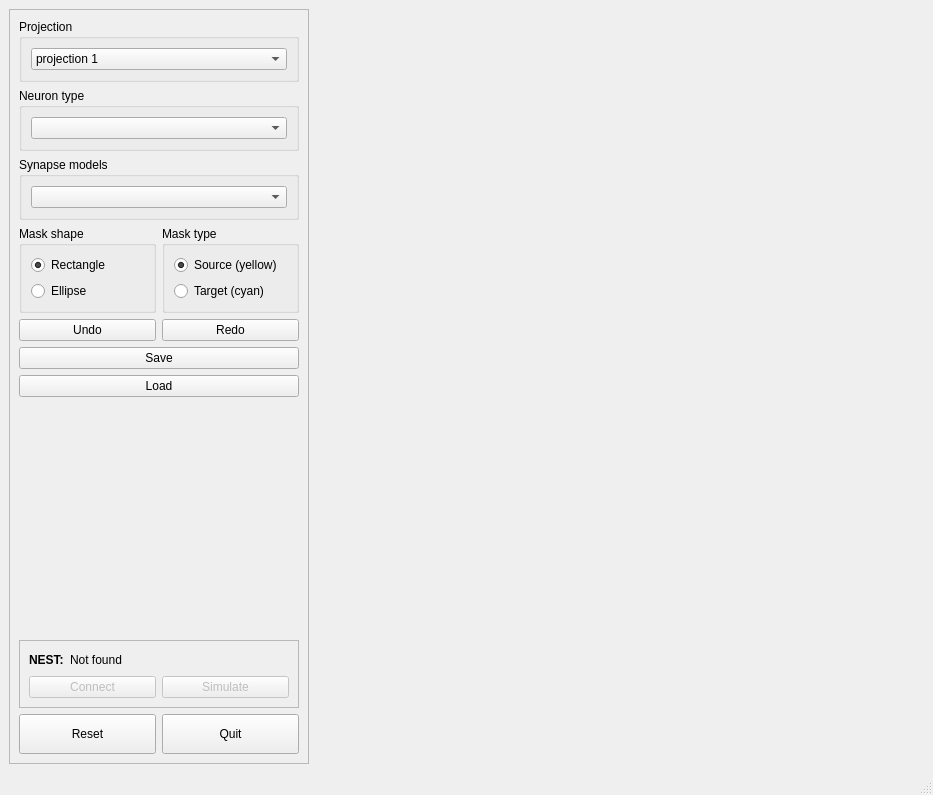
<?xml version="1.0" encoding="UTF-8"?>
<ui version="4.0">
 <class>AppUI</class>
 <widget class="QMainWindow" name="AppUI">
  <property name="geometry">
   <rect>
    <x>0</x>
    <y>0</y>
    <width>933</width>
    <height>795</height>
   </rect>
  </property>
  <property name="windowTitle">
   <string>NEST Connection App</string>
  </property>
  <widget class="QWidget" name="centralwidget">
   <layout class="QHBoxLayout" name="horizontalLayout_7">
    <item>
     <widget class="QFrame" name="frame">
      <property name="minimumSize">
       <size>
        <width>300</width>
        <height>400</height>
       </size>
      </property>
      <property name="maximumSize">
       <size>
        <width>300</width>
        <height>16777215</height>
       </size>
      </property>
      <property name="frameShape">
       <enum>QFrame::StyledPanel</enum>
      </property>
      <property name="frameShadow">
       <enum>QFrame::Raised</enum>
      </property>
      <layout class="QHBoxLayout" name="horizontalLayout_8">
       <item>
        <layout class="QVBoxLayout" name="verticalLayout">
         <property name="sizeConstraint">
          <enum>QLayout::SetMaximumSize</enum>
         </property>
         <item>
          <widget class="QGroupBox" name="groupBox_3">
           <property name="title">
            <string>Projection</string>
           </property>
           <property name="flat">
            <bool>false</bool>
           </property>
           <layout class="QHBoxLayout" name="horizontalLayout_6">
            <item>
             <layout class="QVBoxLayout" name="verticalLayout_4">
              <item>
               <widget class="QComboBox" name="combo_proj">
                <item>
                 <property name="text">
                  <string>projection 1</string>
                 </property>
                </item>
                <item>
                 <property name="text">
                  <string>projection 2</string>
                 </property>
                </item>
                <item>
                 <property name="text">
                  <string>projection 3</string>
                 </property>
                </item>
                <item>
                 <property name="text">
                  <string>projection 4</string>
                 </property>
                </item>
                <item>
                 <property name="text">
                  <string>projection 5</string>
                 </property>
                </item>
               </widget>
              </item>
             </layout>
            </item>
           </layout>
          </widget>
         </item>
         <item>
          <widget class="QGroupBox" name="groupBox_merge_1">
           <property name="title">
            <string>Neuron type</string>
           </property>
           <layout class="QHBoxLayout" name="horizontalLayout_merge_1">
            <item>
             <widget class="QComboBox" name="combo_neuron"/>
            </item>
           </layout>
          </widget>
         </item>
         <item>
          <widget class="QGroupBox" name="groupBox_5">
           <property name="title">
            <string>Synapse models</string>
           </property>
           <layout class="QHBoxLayout" name="horizontalLayout_11">
            <item>
             <widget class="QComboBox" name="synapse_models"/>
            </item>
           </layout>
          </widget>
         </item>
         <item>
          <layout class="QHBoxLayout" name="horizontalLayout">
           <item>
            <widget class="QGroupBox" name="groupBox_2">
             <property name="enabled">
              <bool>true</bool>
             </property>
             <property name="title">
              <string>Mask shape</string>
             </property>
             <layout class="QHBoxLayout" name="horizontalLayout_5">
              <item>
               <layout class="QVBoxLayout" name="verticalLayout_3">
                <item>
                 <widget class="QRadioButton" name="radio_shape_rect">
                  <property name="text">
                   <string>Rectangle</string>
                  </property>
                  <property name="checked">
                   <bool>true</bool>
                  </property>
                 </widget>
                </item>
                <item>
                 <widget class="QRadioButton" name="radio_shape_ell">
                  <property name="text">
                   <string>Ellipse</string>
                  </property>
                 </widget>
                </item>
               </layout>
              </item>
             </layout>
            </widget>
           </item>
           <item>
            <widget class="QGroupBox" name="groupBox">
             <property name="title">
              <string>Mask type</string>
             </property>
             <layout class="QHBoxLayout" name="horizontalLayout_4">
              <item>
               <layout class="QVBoxLayout" name="verticalLayout_2">
                <item>
                 <widget class="QRadioButton" name="radio_type_source">
                  <property name="text">
                   <string>Source (yellow)</string>
                  </property>
                  <property name="checked">
                   <bool>true</bool>
                  </property>
                 </widget>
                </item>
                <item>
                 <widget class="QRadioButton" name="radio_type_target">
                  <property name="text">
                   <string>Target (cyan)</string>
                  </property>
                 </widget>
                </item>
               </layout>
              </item>
             </layout>
            </widget>
           </item>
          </layout>
         </item>
         <item>
          <layout class="QHBoxLayout" name="horizontalLayout_9">
           <item>
            <widget class="QPushButton" name="undo_button">
             <property name="text">
              <string>Undo</string>
             </property>
            </widget>
           </item>
           <item>
            <widget class="QPushButton" name="redo_button">
             <property name="text">
              <string>Redo</string>
             </property>
            </widget>
           </item>
          </layout>
         </item>
         <item>
          <widget class="QPushButton" name="save_button">
           <property name="text">
            <string>Save</string>
           </property>
          </widget>
         </item>
         <item>
          <widget class="QPushButton" name="load_button">
           <property name="text">
            <string>Load</string>
           </property>
          </widget>
         </item>
         <item>
          <spacer name="verticalSpacer">
           <property name="orientation">
            <enum>Qt::Vertical</enum>
           </property>
           <property name="sizeHint" stdset="0">
            <size>
             <width>20</width>
             <height>40</height>
            </size>
           </property>
          </spacer>
         </item>
         <item>
          <widget class="QFrame" name="frame_2">
           <property name="frameShape">
            <enum>QFrame::StyledPanel</enum>
           </property>
           <property name="frameShadow">
            <enum>QFrame::Raised</enum>
           </property>
           <layout class="QVBoxLayout" name="verticalLayout_6">
            <item>
             <layout class="QHBoxLayout" name="horizontalLayout_12">
              <item>
               <widget class="QLabel" name="label">
                <property name="text">
                 <string>&lt;html&gt;&lt;head/&gt;&lt;body&gt;&lt;p&gt;&lt;span style=&quot; font-weight:600;&quot;&gt;NEST:&lt;/span&gt;&lt;/p&gt;&lt;/body&gt;&lt;/html&gt;</string>
                </property>
               </widget>
              </item>
              <item>
               <widget class="QLabel" name="nest_connected_label">
                <property name="text">
                 <string>&lt;html&gt;&lt;head/&gt;&lt;body&gt;&lt;p&gt;&lt;span style=&quot; color:#000000;&quot;&gt;Not found&lt;/span&gt;&lt;/p&gt;&lt;/body&gt;&lt;/html&gt;</string>
                </property>
               </widget>
              </item>
              <item>
               <spacer name="horizontalSpacer">
                <property name="orientation">
                 <enum>Qt::Horizontal</enum>
                </property>
                <property name="sizeHint" stdset="0">
                 <size>
                  <width>40</width>
                  <height>20</height>
                 </size>
                </property>
               </spacer>
              </item>
             </layout>
            </item>
            <item>
             <layout class="QHBoxLayout" name="horizontalLayout_2">
              <item>
               <widget class="QPushButton" name="connect_button">
                <property name="enabled">
                 <bool>false</bool>
                </property>
                <property name="text">
                 <string>Connect</string>
                </property>
               </widget>
              </item>
              <item>
               <widget class="QPushButton" name="simulate_button">
                <property name="enabled">
                 <bool>false</bool>
                </property>
                <property name="text">
                 <string>Simulate</string>
                </property>
               </widget>
              </item>
             </layout>
            </item>
           </layout>
          </widget>
         </item>
         <item>
          <layout class="QHBoxLayout" name="horizontalLayout_3">
           <item>
            <widget class="QPushButton" name="reset_button">
             <property name="minimumSize">
              <size>
               <width>0</width>
               <height>40</height>
              </size>
             </property>
             <property name="maximumSize">
              <size>
               <width>16777215</width>
               <height>16777215</height>
              </size>
             </property>
             <property name="text">
              <string>Reset</string>
             </property>
            </widget>
           </item>
           <item>
            <widget class="QPushButton" name="quit_button">
             <property name="minimumSize">
              <size>
               <width>0</width>
               <height>40</height>
              </size>
             </property>
             <property name="text">
              <string>Quit</string>
             </property>
            </widget>
           </item>
          </layout>
         </item>
        </layout>
       </item>
      </layout>
     </widget>
    </item>
    <item>
     <widget class="QWidget" name="mplwindow" native="true">
      <layout class="QGridLayout" name="gridLayout_2">
       <item row="0" column="0">
        <layout class="QGridLayout" name="plotGrid"/>
       </item>
      </layout>
     </widget>
    </item>
   </layout>
  </widget>
  <widget class="QMenuBar" name="menubar">
   <property name="geometry">
    <rect>
     <x>0</x>
     <y>0</y>
     <width>933</width>
     <height>25</height>
    </rect>
   </property>
  </widget>
  <widget class="QStatusBar" name="statusbar"/>
 </widget>
 <resources/>
 <connections/>
</ui>
